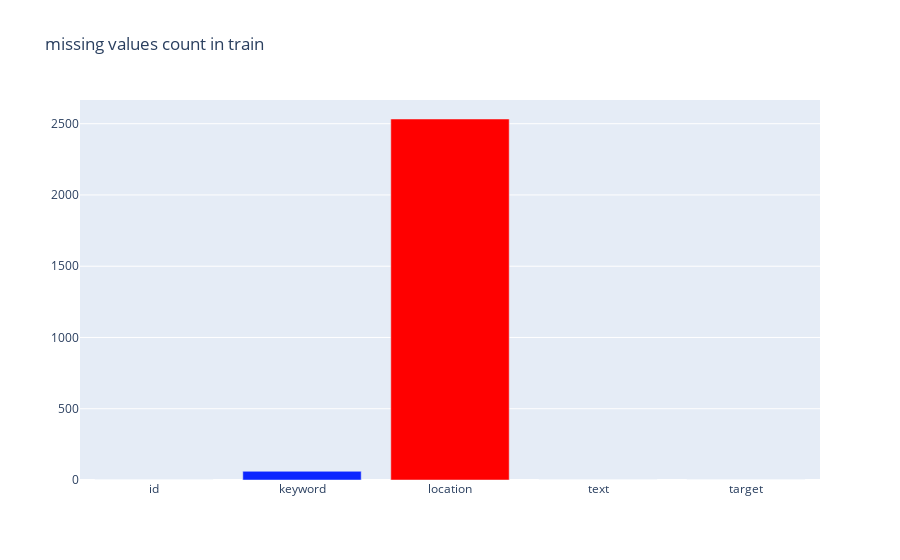
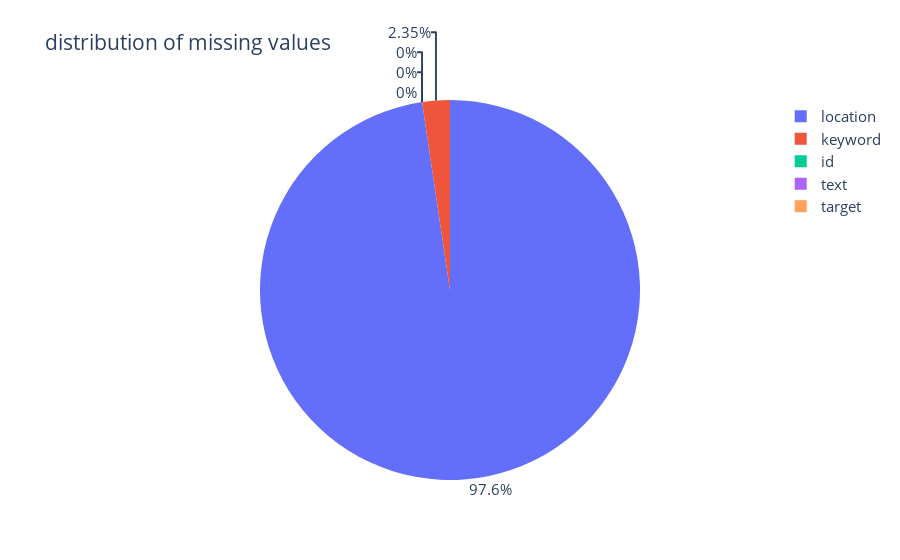

Here is the notebook cell these charts were saved with, in order:
### Code cell
# bar plot
missing_vals = train.isnull().sum()
missing_vals.index

trace1 = go.Bar(
                x = missing_vals.index,
                y = missing_vals.values,
                marker = dict(color = missing_vals.values,
                              colorscale='picnic')
            )

layout1 = go.Layout(title = 'missing values count in train')
fig = go.Figure([trace1], layout1)
py.iplot(fig, filename='TrainMissingCount')

# pie chart


trace2 = go.Pie(labels = missing_vals.index,
                hoverinfo = 'label+percent',
                textposition='outside',
                values = missing_vals/len(train)*100
               )

layout2 = go.Layout(
                title = 'distribution of missing values',
                font = dict(size=15)
                )
fig = go.Figure([trace2], layout2)
py.iplot(fig, 'TrainMissingDist')

del trace1, trace2

### Figure 1 — Plotly figure (JSON) as saved in the notebook; plotly's stock layout.template omitted (floating-point values rounded to 4 significant figures)
{"data": [{"marker": {"color": [0, 61, 2533, 0, 0], "colorscale": [[0, "rgb(0,0,255)"], [0.1, "rgb(51,153,255)"], [0.2, "rgb(102,204,255)"], [0.3, "rgb(153,204,255)"], [0.4, "rgb(204,204,255)"], [0.5, "rgb(255,255,255)"], [0.6, "rgb(255,204,255)"], [0.7, "rgb(255,153,255)"], [0.8, "rgb(255,102,204)"], [0.9, "rgb(255,102,102)"], [1, "rgb(255,0,0)"]]}, "type": "bar", "x": ["id", "keyword", "location", "text", "target"], "y": [0, 61, 2533, 0, 0]}], "layout": {"title": {"text": "missing values count in train"}}}

### Figure 2 — Plotly figure (JSON) as saved in the notebook; plotly's stock layout.template omitted (floating-point values rounded to 4 significant figures)
{"data": [{"hoverinfo": "label+percent", "labels": ["id", "keyword", "location", "text", "target"], "textposition": "outside", "type": "pie", "values": [0, 0.8013, 33.27, 0, 0]}], "layout": {"font": {"size": 15}, "title": {"text": "distribution of missing values"}}}
